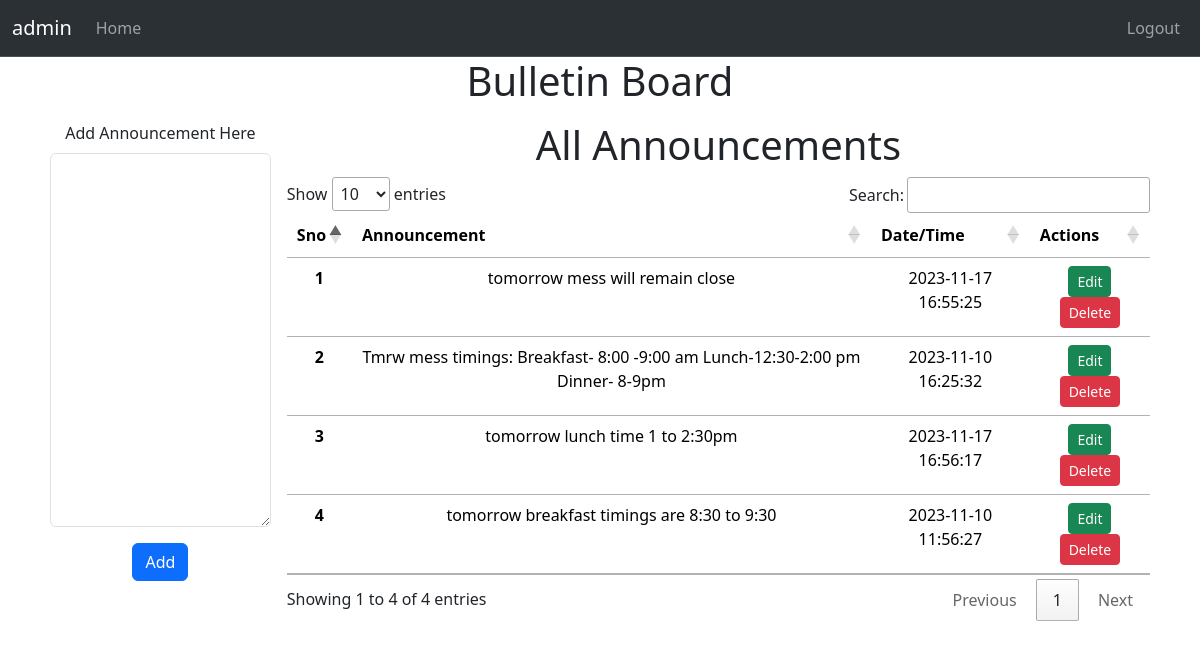
Page /announcementAdmin.php (signed in) on the committed database.
### tables this page shows
CREATE TABLE `announcements` (
  `sno` int(11) NOT NULL,
  `message` varchar(500) NOT NULL,
  `tstamp` datetime NOT NULL DEFAULT current_timestamp()
);

### announcementAdmin.php (the view, shortened to what this page needs)
<?php
$host="localhost";
$user="root";
$password="";
$db="database1";
$data=mysqli_connect($host,$user,$password,$db);
?>
<!DOCTYPE html>
<html lang="en">
<head>
    <link href="https://cdn.jsdelivr.net/npm/bootstrap@5.3.2/dist/css/bootstrap.min.css" rel="stylesheet">
    <link rel="stylesheet" href="//cdn.datatables.net/1.13.6/css/jquery.dataTables.min.css">
</head>
<body>
<nav class="navbar navbar-expand-lg bg-body-tertiary bg-dark border-bottom border-body" data-bs-theme="dark">
  <div class="container-fluid">
    <a class="navbar-brand" href="#">admin</a>
    <div class="collapse navbar-collapse" id="navbarSupportedContent">
      <ul class="navbar-nav me-auto mb-2 mb-lg-0">
        <li class="nav-item">
          <a class="nav-link" aria-current="page" href="dashboard.php">Home</a>
        </li>
      </ul>
      <ul class="nav navbar-nav navbar-right">
        <li class="nav-item">
          <a class="nav-link" href="logout.php">Logout</a>
        </li>
      </ul>
    </div>
  </div>
</nav>
<h1 text-align="center">Bulletin Board</h1>
    <div class="container d-flex" >
        <div class="p-2 flex-fill">
        <form action="announcementAdmin.php" method="POST">
            <div class="mb-3">
            <label for="announcement" class="form-label">Add Announcement Here</label>
            <textarea class="form-control" id="announcement" name="announcement" rows="15"></textarea>
            </div>
            <button type="submit" class="btn btn-primary">Add</button>
        </form>
        </div>
        <div class="p-2 flex-fill">
            <h1>All Announcements</h1>
            <table class="table" id="myTable">
                <thead>
                    <tr>
                        <th scope="col">Sno</th>
                        <th scope="col">Announcement</th>
                        <th scope="col">Date/Time</th>
                        <th scope="col">Actions</th>
                    </tr>
                </thead>
                <tbody>
                    <?php
                        $sql = "SELECT * FROM `announcements` ORDER BY sno DESC";
                        $result = mysqli_query($data, $sql);
                        $sno = 0;
                        while($row = mysqli_fetch_assoc($result)){
                            $sno = $sno+1;
                            echo " <tr>
                            <th scope='row'>".$sno."</th>
                            <td>".$row['message']."</td>
                            <td>".$row['tstamp']."</td>
                            <td><button class='edit btn btn-sm btn-success' id=".$row['sno'].">Edit</button> <button class='delete btn btn-sm btn-danger' id=d".$row['sno'].">Delete</button></td>
                            </tr>";
                        }
                    ?>
                </tbody>
            </table>
        </div>
    </div>
</body>
</html>

### announcementAdmin.php (style rules this page uses)
h1 { text-align: center; }
div { text-align: center; }

### rows in the picture
announcements: message "tomorrow mess will remain close", tstamp "2023-11-17 16:55:25"
announcements: message "Tmrw mess timings: Breakfast- 8:00 -9:00 am Lunch-12:30-2:00 pm Dinner- 8-9pm", tstamp "2023-11-10 16:25:32"
announcements: message "tomorrow lunch time 1 to 2:30pm", tstamp "2023-11-17 16:56:17"
announcements: message "tomorrow breakfast timings are 8:30 to 9:30", tstamp "2023-11-10 11:56:27"
